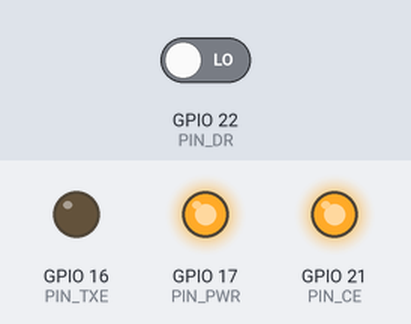
This sketch was run on a simulated ESP32. Shown: output pins drawn as LEDs (lit = HIGH). The test bench sets the inputs (shaded band); at power-on: GPIO 22 (PIN_DR) LOW. WiFi joins after 1.5 s; servers stay silent unless stated; no MQTT or app messages arrive unless stated; pins used as bus, display or sensor lines are not drawn; what the sketch prints to the serial monitor is not drawn.

Above: at 2.7 s.
2.8 s: GPIO 22 (PIN_DR) driven HIGH
At 3.5 s:
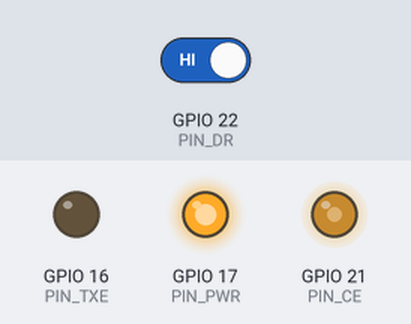
4.3 s: GPIO 22 (PIN_DR) driven LOW
At 5.4 s:
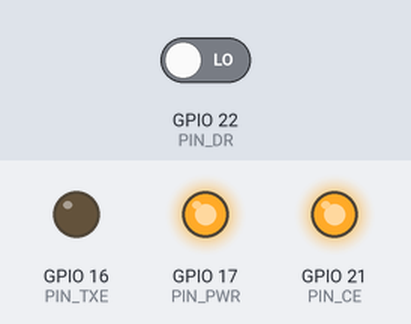
Timing chart, 0 to 7.3 s (numbered marks = the images above; inputs shaded):
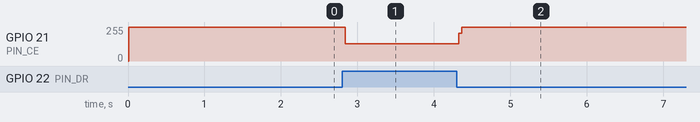

Measured:
- after the input at 2.8 s, GPIO 21 (PIN_CE): 255/255 → 130/255 after 0.05 s
- after the input at 4.3 s, GPIO 21 (PIN_CE): 130/255 → 255/255 at once

The sketch:

nrf905_sniffer.ino
```cpp
/*
 * Pluggit Avent P — nRF905 868,4-MHz-Sniffer / Replay
 *
 * Hardware: ESP32-DevKit + nRF905 868-MHz-Modul (3,3 V)
 * MQTT: veröffentlicht jedes empfangene 32-Byte-Paket und
 * akzeptiert Replay-Payloads auf pluggit_avent/rf/tx
 *
 * SPI: SCK=18 MOSI=23 MISO=19 CSN=5 CE=21 TXE=16 PWR=17 DR=22
 *
 * Config: 868.4 MHz (HFREQ_PLL=1 → Byte1 0x0E, nicht 0x0C).
 * Boot im Sniff (1-Byte-Adresse 0x00, CRC aus). Pluggit-Adresse ist
 * 00 00 xx xx. Nach dem ersten Treffer Lock auf CRC-16.
 */

#include <WiFi.h>
#include <PubSubClient.h>
#include <SPI.h>
#include <string.h>

const char *WIFI_SSID = "DeinWLAN";
const char *WIFI_PASS = "wlan-passwort";
const char *MQTT_HOST = "192.168.1.10";
const char *MQTT_USER = "";
const char *MQTT_PASS = "";
const char *MQTT_RX = "pluggit_avent/rf/rx";
const char *MQTT_TX = "pluggit_avent/rf/tx";
const char *MQTT_AVAIL = "pluggit_avent/availability";

const uint8_t PIN_CS = 5;
const uint8_t PIN_CE = 21;
const uint8_t PIN_TXE = 16;
const uint8_t PIN_PWR = 17;
const uint8_t PIN_DR = 22;

WiFiClient wifi;
PubSubClient mqtt(wifi);

static const uint8_t NRF_WC = 0x00;
static const uint8_t NRF_RC = 0x10;
static const uint8_t NRF_WTP = 0x20;
static const uint8_t NRF_WTA = 0x22;
static const uint8_t NRF_RRP = 0x24;

bool sniffMode = true;
uint8_t listenAddr[4] = {0x00, 0x00, 0x00, 0x00};

void nrfSelect() { digitalWrite(PIN_CS, LOW); }
void nrfDeselect() { digitalWrite(PIN_CS, HIGH); }

void nrfStandby() {
  digitalWrite(PIN_CE, LOW);
  digitalWrite(PIN_TXE, LOW);
  delay(1);
}

void nrfConfig() {
  // 0x0E: PA +10 dBm, HFREQ_PLL=1 → 868.4 MHz (0x0C wäre 434.2 MHz)
  uint8_t cfg[10] = {0x76, 0x0E, 0x44, 0x20, 0x20, 0x00, 0x00, 0x00, 0x00, 0xD8};
  if (sniffMode) {
    cfg[2] = 0x41;  // RX address width 1
    cfg[5] = 0x00;
    cfg[9] = 0x18;  // CRC off, 16 MHz
  } else {
    memcpy(cfg + 5, listenAddr, 4);
  }
  nrfStandby();
  nrfSelect();
  SPI.transfer(NRF_WC);
  for (uint8_t b : cfg) SPI.transfer(b);
  nrfDeselect();
}

bool nrfVerify() {
  uint8_t got[10];
  nrfStandby();
  nrfSelect();
  SPI.transfer(NRF_RC);
  for (int i = 0; i < 10; i++) got[i] = SPI.transfer(0);
  nrfDeselect();
  Serial.print("CFG ");
  for (int i = 0; i < 10; i++) {
    Serial.printf("%02X ", got[i]);
  }
  Serial.println();
  bool dead = true;
  for (int i = 0; i < 10; i++) {
    if (got[i] != 0x00 && got[i] != 0xFF) dead = false;
  }
  return !dead;
}

void nrfRxMode() {
  digitalWrite(PIN_TXE, LOW);
  digitalWrite(PIN_CE, HIGH);
  delay(1);
}

void nrfWriteTxAddr() {
  nrfStandby();
  nrfSelect();
  SPI.transfer(NRF_WTA);
  for (uint8_t i = 0; i < 4; i++) SPI.transfer(listenAddr[i]);
  nrfDeselect();
}

void nrfTx(const uint8_t *payload, size_t len) {
  if (sniffMode) {
    Serial.println("TX skipped, address not locked");
    return;
  }
  nrfStandby();
  nrfSelect();
  SPI.transfer(NRF_WTP);
  for (size_t i = 0; i < 32; i++) {
    SPI.transfer(i < len ? payload[i] : 0x00);
  }
  nrfDeselect();
  nrfWriteTxAddr();
  digitalWrite(PIN_TXE, HIGH);
  digitalWrite(PIN_CE, HIGH);
  delay(20);
  nrfRxMode();
}

int hexNibble(char c) {
  if (c >= '0' && c <= '9') return c - '0';
  if (c >= 'A' && c <= 'F') return c - 'A' + 10;
  if (c >= 'a' && c <= 'f') return c - 'a' + 10;
  return -1;
}

void onMqtt(char *topic, byte *payload, unsigned int length) {
  if (strcmp(topic, MQTT_TX) != 0) return;
  uint8_t buf[32] = {0};
  size_t n = 0;
  for (unsigned int i = 0; i + 1 < length && n < 32; i++) {
    int hi = hexNibble((char)payload[i]);
    int lo = hexNibble((char)payload[i + 1]);
    if (hi < 0 || lo < 0) continue;
    buf[n++] = (uint8_t)((hi << 4) | lo);
    i++;
  }
  if (n > 0) {
    nrfTx(buf, n);
    Serial.printf("TX %u bytes\n", (unsigned)n);
  }
}

void mqttConnect() {
  while (!mqtt.connected()) {
    if (mqtt.connect("pluggit-nrf905", MQTT_USER, MQTT_PASS, MQTT_AVAIL, 1, true, "offline")) {
      mqtt.publish(MQTT_AVAIL, "online", true);
      mqtt.subscribe(MQTT_TX);
    } else {
      delay(2000);
    }
  }
}

void setup() {
  Serial.begin(115200);
  pinMode(PIN_CS, OUTPUT);
  pinMode(PIN_CE, OUTPUT);
  pinMode(PIN_TXE, OUTPUT);
  pinMode(PIN_PWR, OUTPUT);
  pinMode(PIN_DR, INPUT_PULLDOWN);
  digitalWrite(PIN_CS, HIGH);
  digitalWrite(PIN_CE, LOW);
  digitalWrite(PIN_TXE, LOW);
  digitalWrite(PIN_PWR, HIGH);
  delay(5);
  SPI.begin();
  nrfConfig();
  if (!nrfVerify()) {
    Serial.println("nRF905 SPI readback failed — check wiring");
  }
  nrfWriteTxAddr();
  nrfRxMode();
  Serial.println("Sniffing 868.4 MHz, press remote within ~20 cm");

  WiFi.mode(WIFI_STA);
  WiFi.begin(WIFI_SSID, WIFI_PASS);
  while (WiFi.status() != WL_CONNECTED) delay(250);
  mqtt.setServer(MQTT_HOST, 1883);
  mqtt.setCallback(onMqtt);
}

void loop() {
  if (!mqtt.connected()) mqttConnect();
  mqtt.loop();
  if (digitalRead(PIN_DR) != HIGH) return;

  uint8_t buf[32];
  nrfStandby();
  nrfSelect();
  SPI.transfer(NRF_RRP);
  for (int i = 0; i < 32; i++) buf[i] = SPI.transfer(0);
  nrfDeselect();
  nrfRxMode();

  if (sniffMode) {
    if (!(buf[0] == 0x00 && (buf[3] == 0x90 || buf[3] == 0x80 || buf[3] == 0x88))) {
      return;
    }
    listenAddr[0] = 0x00;
    listenAddr[1] = buf[0];
    listenAddr[2] = buf[1];
    listenAddr[3] = buf[2];
    sniffMode = false;
    nrfConfig();
    nrfWriteTxAddr();
    nrfRxMode();
    Serial.printf("Locked address %02X %02X %02X %02X — press remote again\n",
                  listenAddr[0], listenAddr[1], listenAddr[2], listenAddr[3]);
  }

  char hex[97];
  for (int i = 0; i < 32; i++) sprintf(hex + i * 3, "%02X ", buf[i]);
  hex[95] = 0;
  Serial.println(hex);
  mqtt.publish(MQTT_RX, hex, false);
}
```
